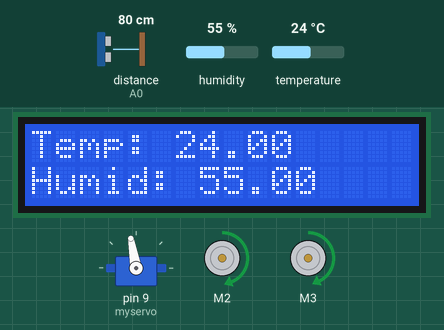
This sketch was run on a simulated Arduino Uno, built with avr-gcc and run on an emulated ATmega328P. Parts: 16×2 character LCD, servo, 2 × DC motor (green arrow = forward, orange = backward, longer = faster). The inputs (shaded band) are chosen by the test bench; at power-on: distance to the obstacle (sensor on A0) 80 cm, humidity 55 %, temperature 24 °C. The echo pulse lasts 58.3 µs per cm; what the sketch prints to the serial monitor is not drawn.

Above: at 3.9 s.
4.0 s: distance to the obstacle (sensor on A0) set to 22 cm
5.5 s: distance to the obstacle (sensor on A0) set to 18 cm
At 6.8 s:
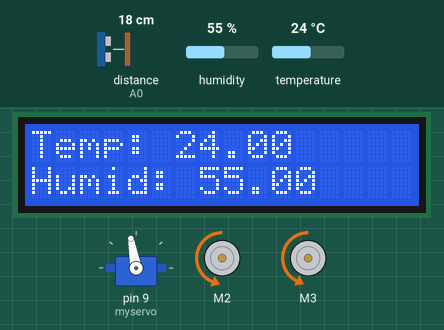
8.5 s: distance to the obstacle (sensor on A0) set to 35 cm
11.5 s: humidity set to 22 %
At 12.3 s:
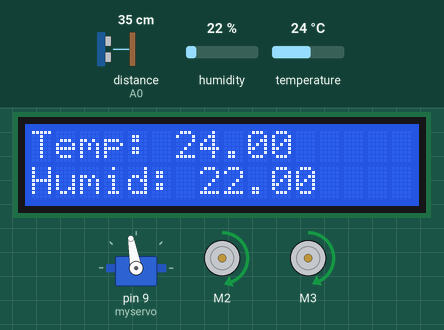
13.1 s: temperature set to 12 °C
At 13.5 s:
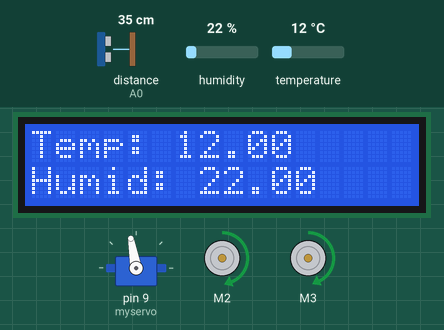
14.7 s: temperature set to 4 °C
At 15.8 s:
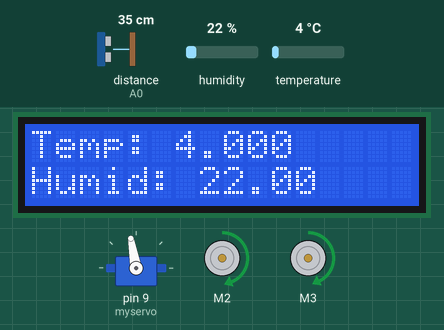
Timing chart, 0 to 17.3 s (numbered marks = the images above; inputs shaded):
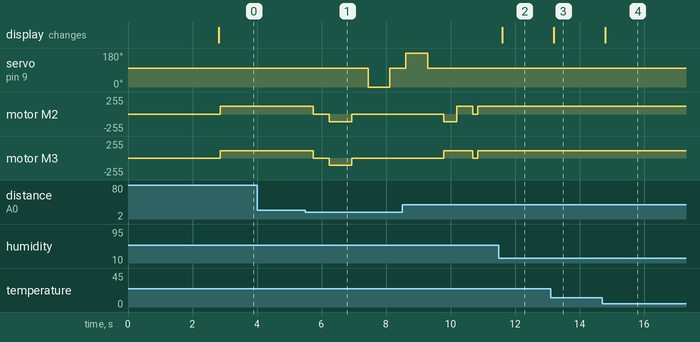

The sketch:

ARDUINO_OBSTACLE_AVOIDING_CAR.ino
```cpp
#include <Wire.h>
#include <dht.h>
#include <LiquidCrystal_I2C.h>
#include <AFMotor.h>
#include <NewPing.h>
#include <Servo.h>

#define ECHO_PIN A0
#define TRIG_PIN A2
#define MAX_DISTANCE 200
#define MAX_SPEED 110 // sets speed of DC  motors
#define MAX_SPEED_OFFSET 5
#define dhtpin A3

dht DHT;
AF_DCMotor motor2(2, MOTOR12_1KHZ);
AF_DCMotor motor3(3, MOTOR34_1KHZ);
LiquidCrystal_I2C lcd(0x27, 16, 2);

NewPing sonar(TRIG_PIN, ECHO_PIN, MAX_DISTANCE);


Servo myservo;
boolean goesForward=false;
int distance = 100;
int speedSet = 0;


void setup() {
  Serial.begin(9600);
  lcd.begin();
  lcd.backlight();
  lcd.clear();
  myservo.attach(9);
  myservo.write(100);
  motor2.setSpeed(MAX_SPEED + MAX_SPEED_OFFSET);
  motor3.setSpeed(MAX_SPEED);
  delay(2000);
  distance = readPing();
  delay(100);
  distance = readPing();
  delay(100);
  distance = readPing();
  delay(100);
  distance = readPing();
  delay(100);
}

void loop() {
 int distanceR = 0;
 int distanceL =  0;

 DHT.read11(dhtpin);

  lcd.setCursor(0,0);
  lcd.print("Temp: ");
  lcd.print(DHT.temperature);

  lcd.setCursor(0,1);
  lcd.print("Humid: ");
  lcd.print(DHT.humidity);

 delay(40);

 if(distance <= 20)
 {

  moveStop();
  delay(500);
  moveBackward();
  delay(700);
  moveStop();
  delay(500);
  distanceR = lookRight();
  delay(500);
  distanceL = lookLeft();
  delay(500);

  if(distanceR>=distanceL)
  {
    turnRight();
    delay(500);
    moveStop();
  }else
  {
    turnLeft();
    delay(500);
    moveStop();
  }
 }else
 {
  moveForward();
 }
 distance = readPing();
 Serial.println(distance);
}

int lookRight()
{
    myservo.write(0);
    delay(500);
    int distance = readPing();
    delay(100);
    myservo.write(100);
    return distance;
}

int lookLeft()
{
    myservo.write(180);
    delay(500);
    int distance = readPing();
    delay(100);
    myservo.write(100);
    return distance;
}

int readPing() {
  delay(70);
  int cm = sonar.ping_cm();
  if(cm==0)
  {
    cm = 250;
  }
  Serial.println(cm);
  return cm;
}

void moveStop() {
  motor2.run(RELEASE);
  motor3.run(RELEASE);
}

void moveForward() {
  Serial.println("Move Forward");
 if(!goesForward)
  {
    goesForward=true;

//   for (speedSet = 0; speedSet < MAX_SPEED; speedSet +=2) // slowly bring the speed up to avoid loading down the batteries too quickly
//   {
//
//    motor2.setSpeed(speedSet);
//    motor3.setSpeed(speedSet);
//
//    delay(5);
//   }
    motor2.setSpeed(MAX_SPEED + MAX_SPEED_OFFSET);
    motor3.setSpeed(MAX_SPEED);
    motor2.run(FORWARD);
    motor3.run(FORWARD);

  }
}

void moveBackward() {
  Serial.println("Move Backward");
    goesForward=false;
    motor2.setSpeed(MAX_SPEED + MAX_SPEED_OFFSET);
    motor3.setSpeed(MAX_SPEED);

    motor2.run(BACKWARD);
    motor3.run(BACKWARD);

//  for (speedSet = 0; speedSet < MAX_SPEED; speedSet +=2) // slowly bring the speed up to avoid loading down the batteries too quickly
//  {
//    motor2.setSpeed(speedSet);
//    motor3.setSpeed(speedSet);
//    delay(5);
//  }
}

void turnRight() {
  Serial.println("Move Right");
  motor2.run(FORWARD);
  motor3.run(BACKWARD);
  delay(400);
  motor2.run(FORWARD);
  motor3.run(FORWARD);
}

void turnLeft() {
  Serial.println("Move Left");
  motor2.run(BACKWARD);
  motor3.run(FORWARD);
  delay(400);
  motor2.run(FORWARD);
  motor3.run(FORWARD);
}
```

Measured:
- the behaviour switches between 21 and 20 cm on distance to the obstacle (sensor on A0) (found by bisection; images 0 and 1)
- after the input at 4.0 s, every drawn part: stays the same
- after the input at 5.5 s, servo on pin 9 (myservo): 100° → 0° after 1.9 s, → 100° 0.67 s later; motor M2: forward 115/255 → stopped after 0.24 s, → backward 115/255 0.50 s later, → stopped 0.70 s later; motor M3: forward 110/255 → stopped after 0.24 s, → backward 110/255 0.50 s later, → stopped 0.70 s later
- after the input at 11.5 s, the display: changes after 0.11 s (image 2)
- after the input at 13.1 s, the display: changes after 0.10 s (image 3)
- after the input at 14.7 s, the display: changes after 0.10 s (image 4)
